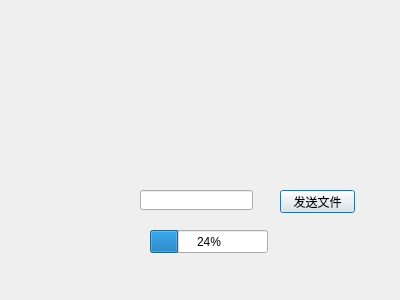
<?xml version="1.0" encoding="UTF-8"?>
<ui version="4.0">
 <class>file_server</class>
 <widget class="QDialog" name="file_server">
  <property name="geometry">
   <rect>
    <x>0</x>
    <y>0</y>
    <width>400</width>
    <height>300</height>
   </rect>
  </property>
  <property name="windowTitle">
   <string>Dialog</string>
  </property>
  <widget class="QPushButton" name="send_file">
   <property name="geometry">
    <rect>
     <x>280</x>
     <y>190</y>
     <width>75</width>
     <height>23</height>
    </rect>
   </property>
   <property name="text">
    <string>发送文件</string>
   </property>
  </widget>
  <widget class="QLineEdit" name="oppo_IP">
   <property name="geometry">
    <rect>
     <x>140</x>
     <y>190</y>
     <width>113</width>
     <height>20</height>
    </rect>
   </property>
  </widget>
  <widget class="QProgressBar" name="file_progress">
   <property name="geometry">
    <rect>
     <x>150</x>
     <y>230</y>
     <width>118</width>
     <height>23</height>
    </rect>
   </property>
   <property name="value">
    <number>24</number>
   </property>
  </widget>
 </widget>
 <resources/>
 <connections/>
</ui>
